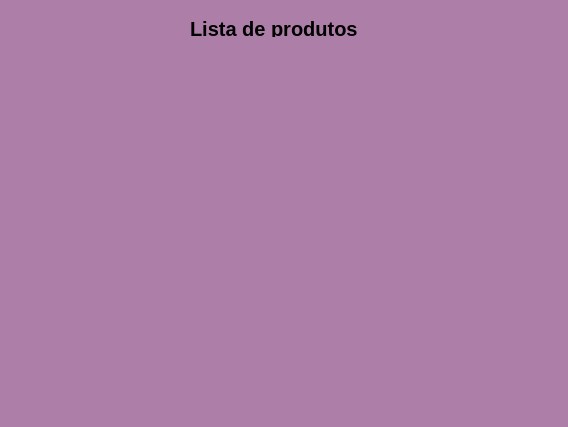
<?xml version="1.0" encoding="UTF-8"?>
<ui version="4.0">
 <class>MainWindow</class>
 <widget class="QMainWindow" name="MainWindow">
  <property name="geometry">
   <rect>
    <x>0</x>
    <y>0</y>
    <width>568</width>
    <height>427</height>
   </rect>
  </property>
  <property name="windowTitle">
   <string>MainWindow</string>
  </property>
  <property name="styleSheet">
   <string notr="true">background-color: rgb(173, 127, 168);</string>
  </property>
  <widget class="QWidget" name="centralwidget">
   <widget class="QLabel" name="label">
    <property name="geometry">
     <rect>
      <x>190</x>
      <y>20</y>
      <width>211</width>
      <height>17</height>
     </rect>
    </property>
    <property name="font">
     <font>
      <pointsize>15</pointsize>
      <weight>75</weight>
      <bold>true</bold>
     </font>
    </property>
    <property name="text">
     <string>Lista de produtos</string>
    </property>
   </widget>
  </widget>
  <widget class="QMenuBar" name="menubar">
   <property name="geometry">
    <rect>
     <x>0</x>
     <y>0</y>
     <width>568</width>
     <height>22</height>
    </rect>
   </property>
  </widget>
  <widget class="QStatusBar" name="statusbar"/>
 </widget>
 <resources/>
 <connections/>
</ui>
